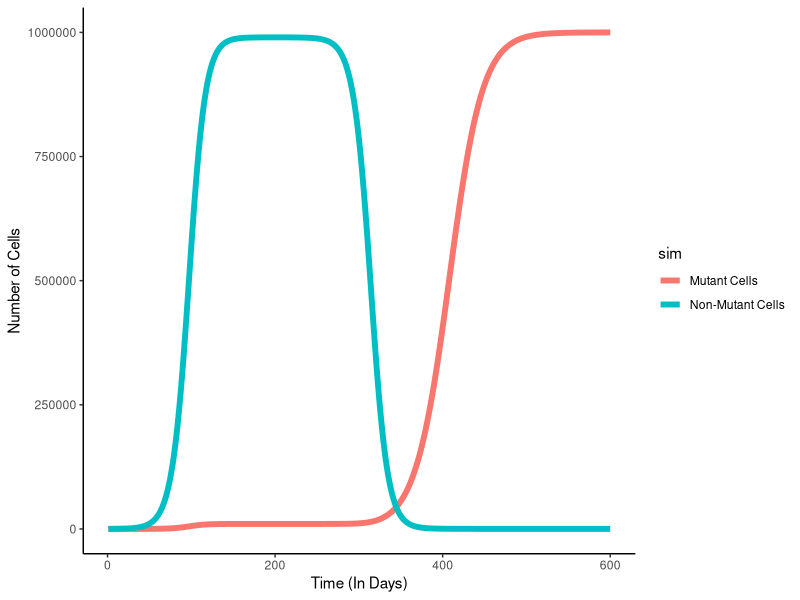

This chart was generated by the following R code:
#Exercise 11
#Nolan Downey


#Coefficient declarations
rn = 0.1
rm = 0.1
rna = -0.1
rma = 0.05
K = 1000000

timesteps = 600
t = 2

Ns = data.frame(time=1:timesteps,sim1=rep(0,timesteps))
Ns[1,2:3]=99
Ms = data.frame(time=1:timesteps,sim1=rep(0,timesteps))
Ms[1,2:3]=1

while(t <= timesteps) {
  if(t <= 200) {
     Ns$sim1[t] <- Ns$sim1[t-1] + rn*Ns$sim1[t-1]*(1-((Ns$sim1[t-1]+Ms$sim1[t-1])/K))
     Ms$sim1[t] <- Ms$sim1[t-1] + rm*Ms$sim1[t-1]*(1-((Ms$sim1[t-1]+Ns$sim1[t-1])/K))
    }
  else if(t > 200) {
    Ns$sim1[t] <- Ns$sim1[t-1] + rna*Ns$sim1[t-1]*(1-((Ns$sim1[t-1]+Ms$sim1[t-1])/K))
    Ms$sim1[t] <- Ms$sim1[t-1] + rma*Ms$sim1[t-1]*(1-((Ms$sim1[t-1]+Ns$sim1[t-1])/K))
  }
  t = t + 1
}



Ns2 <- data.frame(time=c(Ns$time,Ms$time),N=c(Ns$sim1,Ms$sim1),sim=rep(c("Non-Mutant Cells","Mutant Cells"),each=timesteps))

library(ggplot2)
ggplot(data=Ns2,aes(x=time,y=N,color=sim))+
  geom_line(size=2) +
  theme_classic() +
  xlab("Time (In Days)") +
  ylab("Number of Cells")

